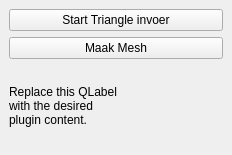
<?xml version="1.0" encoding="UTF-8"?>
<ui version="4.0">
 <class>MFMDockWidgetBase</class>
 <widget class="QDockWidget" name="MFMDockWidgetBase">
  <property name="geometry">
   <rect>
    <x>0</x>
    <y>0</y>
    <width>232</width>
    <height>155</height>
   </rect>
  </property>
  <property name="windowTitle">
   <string>MFM_GUI</string>
  </property>
  <widget class="QWidget" name="dockWidgetContents">
   <layout class="QGridLayout" name="gridLayout">
    <item row="0" column="0">
     <widget class="QPushButton" name="pushButton">
      <property name="text">
       <string>Start Triangle invoer</string>
      </property>
     </widget>
    </item>
    <item row="2" column="0">
     <widget class="QLabel" name="label">
      <property name="text">
       <string>Replace this QLabel
with the desired
plugin content.</string>
      </property>
     </widget>
    </item>
    <item row="1" column="0">
     <widget class="QPushButton" name="pushButton_2">
      <property name="text">
       <string>Maak Mesh</string>
      </property>
     </widget>
    </item>
   </layout>
  </widget>
  <action name="action">
   <property name="text">
    <string>start Triangle invoer</string>
   </property>
   <property name="toolTip">
    <string>start TI</string>
   </property>
  </action>
 </widget>
 <resources/>
 <connections/>
</ui>
